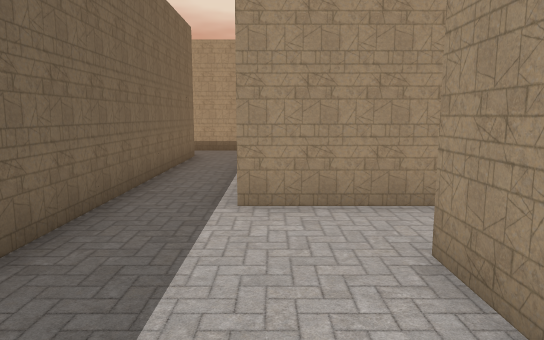
[1] (above)

24 first-person views from a walk through a Unity game level. The camera is 1.3 m above the floor, tilts 8° down and sees 70° across. Doors are open. The floor is counted in squares, 1 m on a side. Each view is taken from the middle of a square. On the plan, view 1 faces up. The plan holds only what a view shows up to about 16 squares ahead; the rest is blank. The place goes on beyond the plan. The player is left out. Some animated figures are left out.

[2]
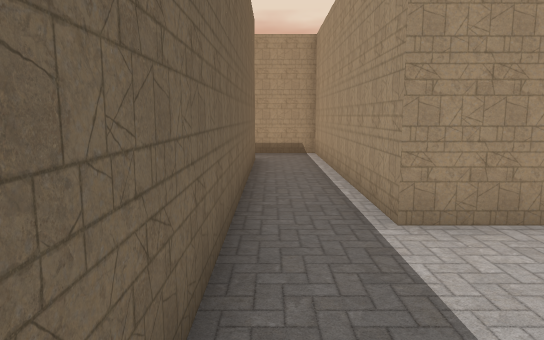

[3]
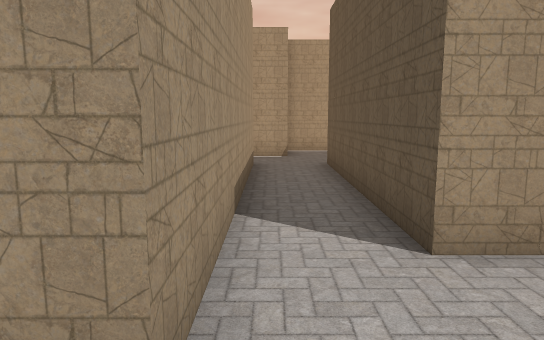

[4]
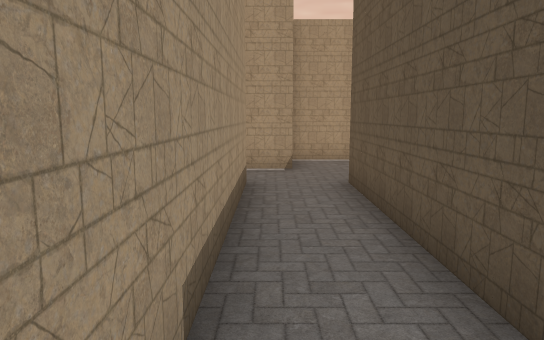

[5]
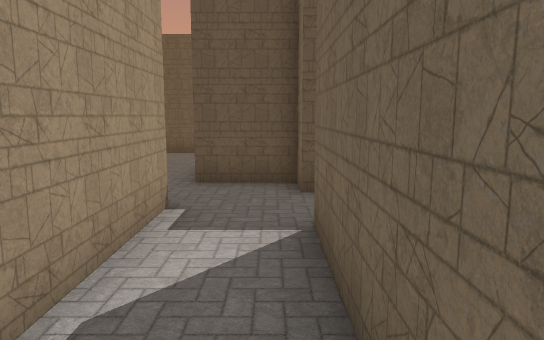

[6]
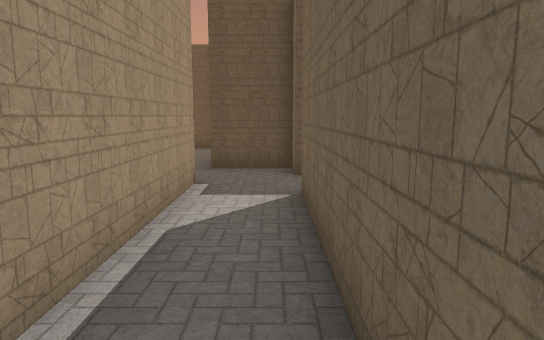

[7]
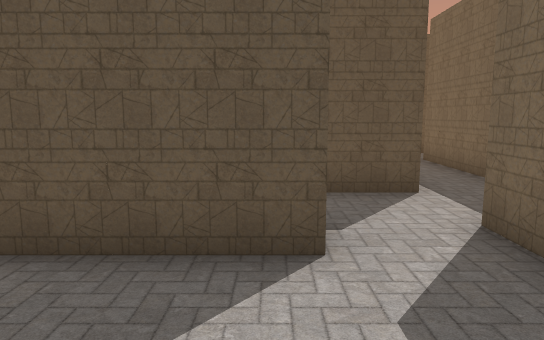

[8]
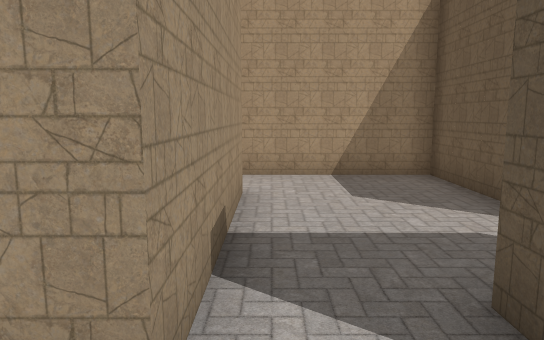

[9]
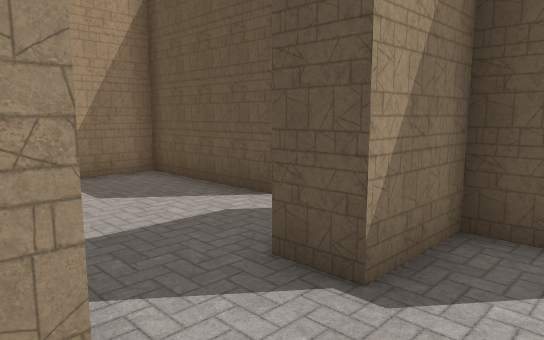

[10]
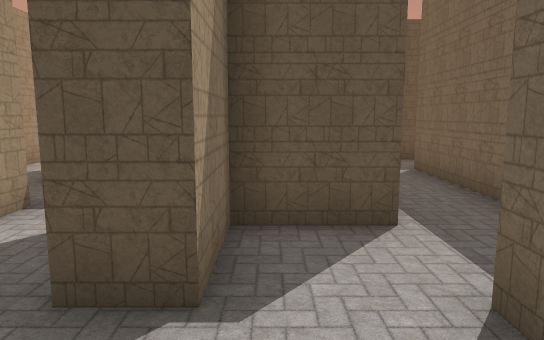

[11]
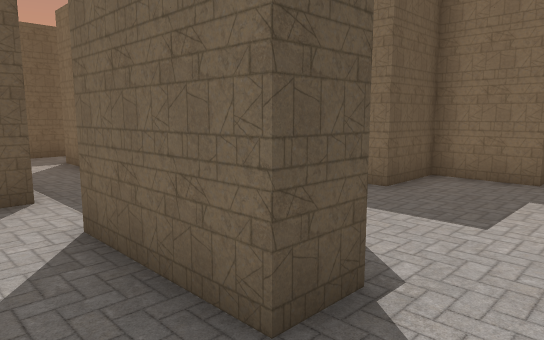

[12]
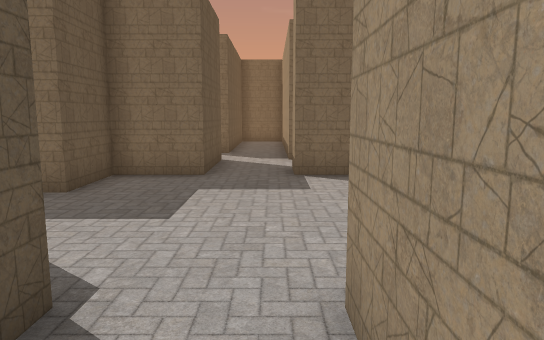

[13]
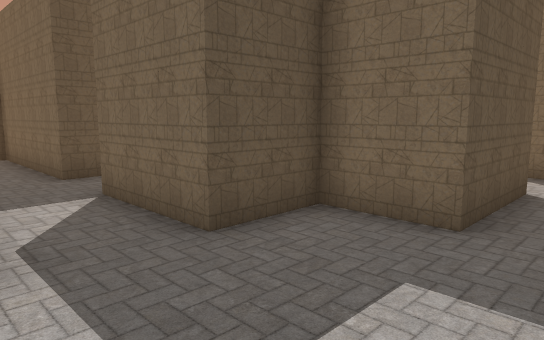

[14]
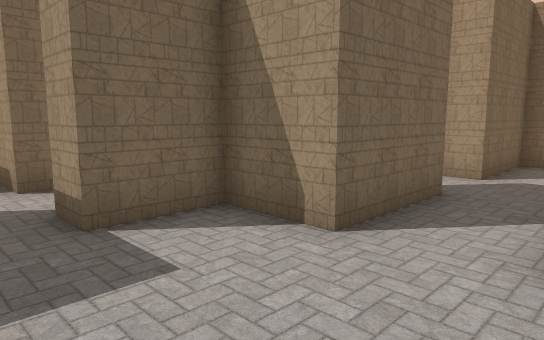

[15]
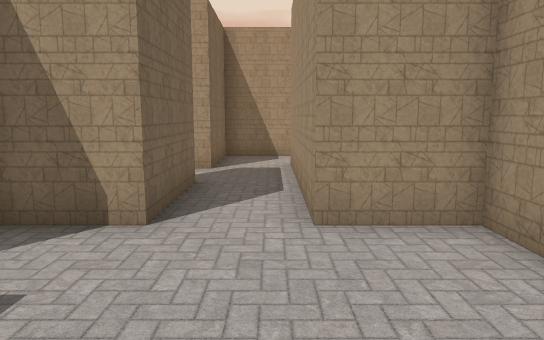

[16]
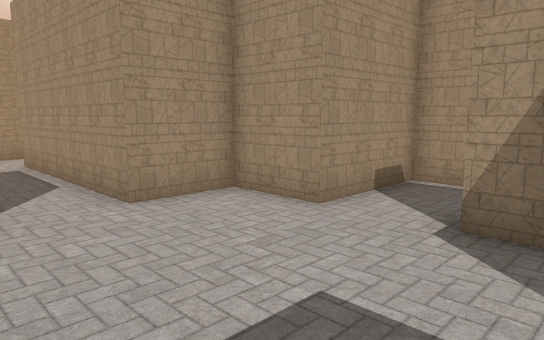

[17]
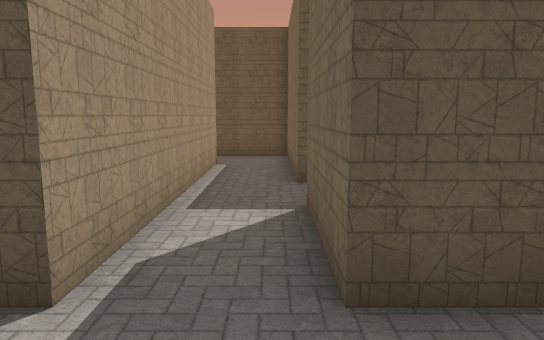

[18]
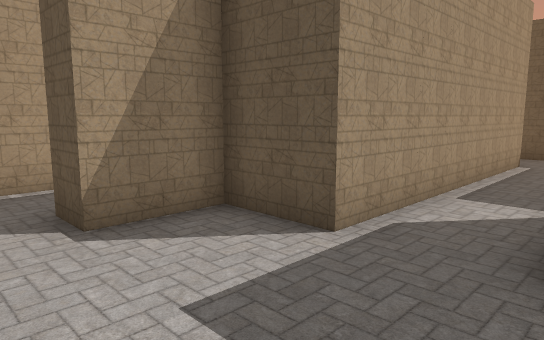

[19]
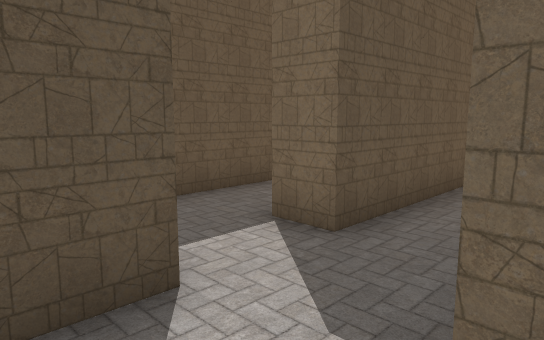

[20]
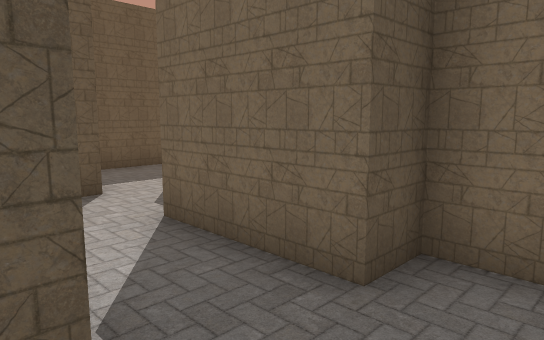

[21]
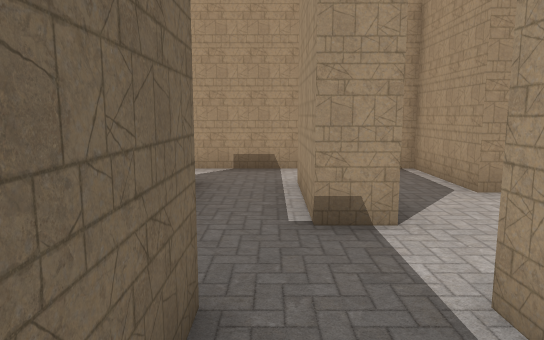

[22]
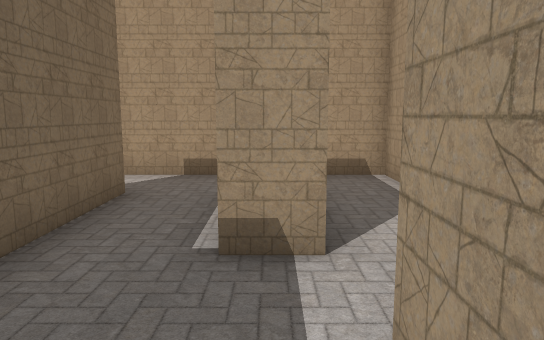

[23]
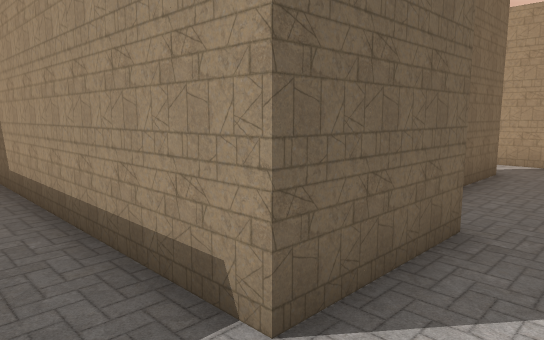

[24]
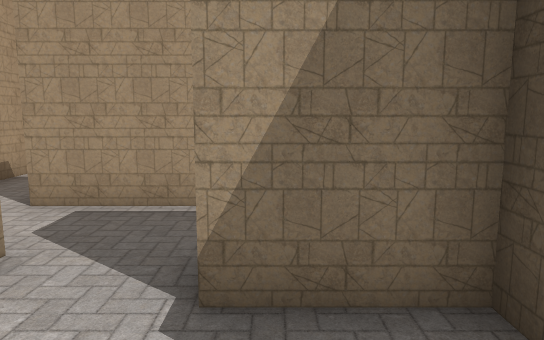

### Floor plan
Points are (right, up) in squares from view 1. A wall is a line through its corners. A room is listed if a view was taken in it or the views show most of it. See-through windows are left out.
Room 1 (views 1, 2, 3, 4, 5, 6)
walls: (1.5, 2) (1.5, 3.5) (8.5, 3.5) (8.5, 2.5) (10.5, 2.5); (10.5, 4.4) (10.5, 10); (8.5, 11.4) (8.5, 5.5) (-0.5, 5.5) (-0.5, 14.5) (-3, 14.5); (10.4, 10.5) (12.1, 10.5); (-2.5, 12.5) (-2.5, 1.6); (12.5, 2.6) (12.5, 4.5); (11.4, -3.5) (12.8, -3.5)
ways out: opening at (11.5, 13) to room 2; opening at (13, 11.5)
Room 2 (view 7)
walls: (12.4, 13.5) (16.5, 13.5) (16.5, 17.8); (12.5, 12.5) (12.5, 13.1); (10.5, 13.5) (10.5, 12.5); (14.5, 17.5) (9.5, 17.5); (9.5, 15.5) (10.5, 15.5)
ways out: opening at (11.5, 13) to room 1; opening at (10, 16.5) to room 3; opening at (15.5, 18)
Room 3 (view 8)
walls: (5.5, 12.2) (5.5, 8.5); (7.4, 13.5) (9.5, 13.5) (9.5, 15.5); (7.5, 17.5) (7.5, 15.5); (4.5, 6.5) (6, 6.5)
ways out: opening at (10, 16.5) to room 2; opening at (8.5, 18) to room 4; opening at (5, 7.5) to room 5
Room 4 (views 9, 10, 11, 12)
walls: (6.5, 18.5) (7.5, 18.5) (7.5, 17.5); (9.5, 17.5) (9.5, 20.5) (6.5, 20.5)
ways out: opening at (8.5, 18) to room 3; opening at (7, 19.5) to room 5
Room 5 (views 13, 14, 15, 16, 17, 18)
walls: (-0.5, 18.5) (0.5, 18.5) (0.5, 16.5) (2.5, 16.5) (2.5, 13.5); (6.5, 20.5) (6.5, 22.5) (4.5, 22.5) (4.5, 27.5); (1.6, 11.5) (2.5, 11.5) (2.5, 6.5) (4.5, 6.5); (2.5, 25.6) (2.5, 22.5) (0.5, 22.5) (0.5, 20.5) (-0.5, 20.5); (2.5, 27.5) (1.5, 27.5); (4.5, 8.4) (4.5, 16.5) (6.5, 16.5) (6.5, 18.5)
ways out: opening at (5, 7.5) to room 3; opening at (7, 19.5) to room 4; opening at (0, 19.5) to room 6; opening at (2, 26.5) to room 6; opening at (3.5, 28) to room 8
Room 6 (views 19, 20, 21, 22, 23, 24)
walls: (-0.5, 22.6) (-0.5, 23.5) (1.5, 23.5) (1.5, 25.5); (-0.4, 25.5) (-1.5, 25.5) (-1.5, 28.5); (-3.5, 28.6) (-3.5, 23.5) (-2.5, 23.5) (-2.5, 20.5) (-7.5, 20.5); (-2.6, 18.5) (-0.5, 18.5); (-1.5, 30.5) (-4.4, 30.5); (-7.5, 18.5) (-4.5, 18.5) (-4.5, 17.5)
ways out: opening at (0, 19.5) to room 5; opening at (2, 26.5) to room 5; opening at (-1, 29.5) to room 7; opening at (0.5, 28) to room 7; opening at (-4, 29.5); opening at (-3.5, 18)
Room 7 (no view inside)
walls: (1.5, 27.5) (1.5, 30.5) (-1.5, 30.5)
ways out: opening at (-1, 29.5) to room 6; opening at (0.5, 28) to room 6
Room 8 (no view inside)
walls: (4.5, 27.5) (4.5, 28.5); (5, 30.5) (2.5, 30.5) (2.5, 27.5)
ways out: opening at (3.5, 28) to room 5; opening at (5, 29.5)

Positions as (right, up) in squares from view 1, and headings:
1: (0, 0), facing up
2: (-2, 1), facing up
3: (-2, 5), facing right
4: (1, 5), facing right
5: (9, 10), facing down
6: (9, 12), facing down
7: (13, 17), facing down
8: (8, 17), facing right
9: (8, 18), facing down-right
10: (9, 18), facing down
11: (9, 20), facing down-left
12: (9, 20), facing left
13: (5, 20), facing down-left
14: (5, 19), facing up-left
15: (4, 18), facing up
16: (2, 17), facing up-right
17: (3, 19), facing down
18: (2, 20), facing down-right
19: (-1, 21), facing down-left
20: (0, 25), facing down-left
21: (-2, 21), facing up
22: (-1, 22), facing up
23: (-1, 19), facing up-left
24: (-1, 25), facing right
